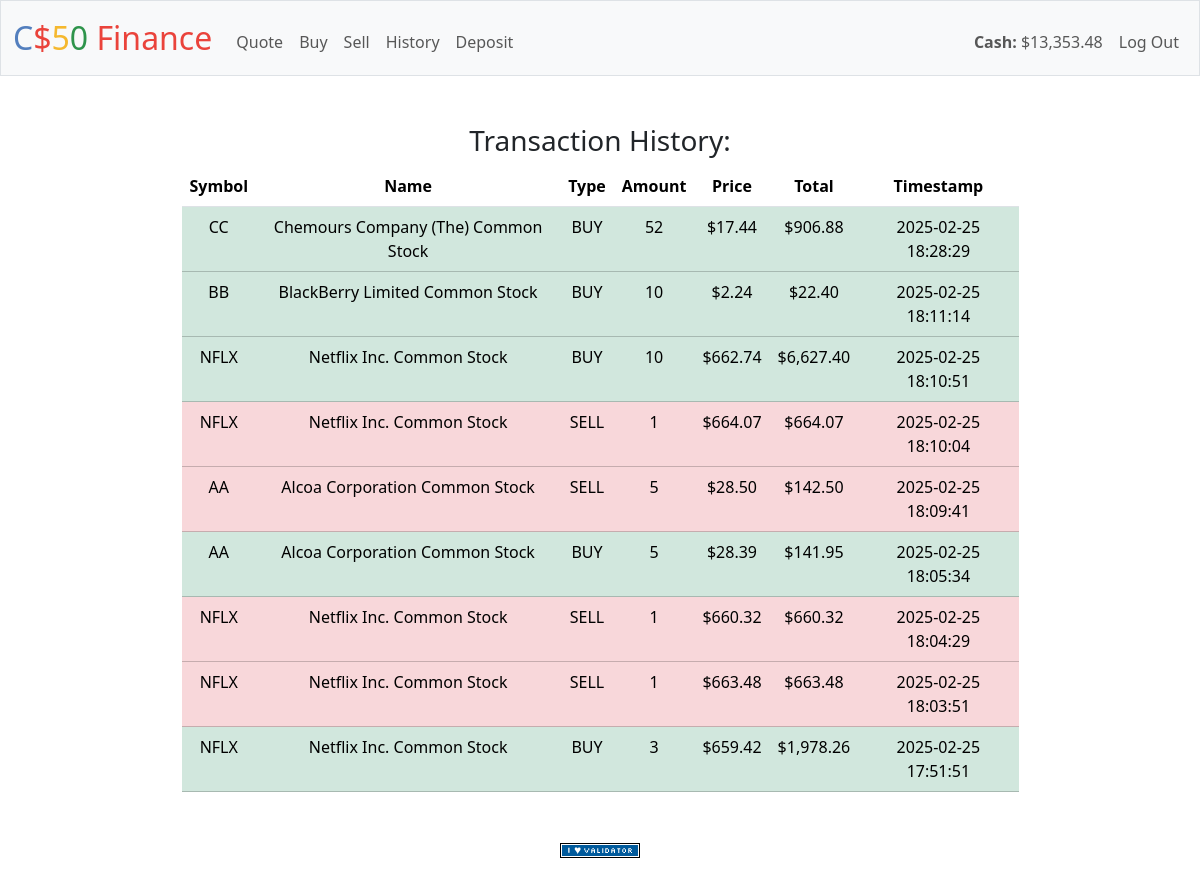
The page /history (signed in) on the database its author committed.
### tables this page shows
CREATE TABLE transactions (
    id INTEGER PRIMARY KEY AUTOINCREMENT NOT NULL,
    user_id INTEGER NOT NULL,
    symbol TEXT NOT NULL,
    name TEXT NOT NULL,
    shares INTEGER NOT NULL,
    price NUMERIC NOT NULL,
    type TEXT NOT NULL CHECK(type IN ('BUY', 'SELL')),
    timestamp DATETIME DEFAULT CURRENT_TIMESTAMP,
    FOREIGN KEY (user_id) REFERENCES users(id)
);

### app.py (the view)
@app.route("/history")
@login_required
def history():
    try:
        transactions = db.execute(
            "SELECT symbol, name, shares, price, type, timestamp FROM transactions WHERE user_id=? ORDER BY id DESC", session["user_id"])
        return render_template("history.html", transactions=transactions)
    except:
        flash("Failed to get user holdings.")
    return render_template("history.html")

### app.py (called while the page is built)
@app.after_request
def after_request(response):
    response.headers["Cache-Control"] = "no-cache, no-store, must-revalidate"
    response.headers["Expires"] = 0
    response.headers["Pragma"] = "no-cache"
    return response

### helpers.py (called while the page is built)
def login_required(f):
    @wraps(f)
    def decorated_function(*args, **kwargs):
        if session.get("user_id") is None:
            return redirect("/login")
        return f(*args, **kwargs)
    return decorated_function

def usd(value):
    return f"${value:,.2f}"

### templates/history.html (shortened to what this page needs)
{% extends "layout.html" %}
{% block main %}
    <h3>Transaction History:</h3>
    <table class="table w-75 m-auto">
        <thead>
            <tr>
              <th scope="col">Symbol</th>
              <th scope="col">Name</th>
              <th scope="col">Type</th>
              <th scope="col">Amount</th>
              <th scope="col">Price</th>
              <th scope="col">Total</th>
              <th scope="col">Timestamp</th>
            </tr>
          </thead>
          <tbody>
            {% for transaction in transactions %}
            <tr class="{% if transaction.type == 'BUY' %}table-success{% else %}table-danger{% endif %}">
                <td>{{ transaction.symbol }}</td>
                <td>{{ transaction.name }}</td>
                <td>{{ transaction.type }}</td>
                <td>{{ transaction.shares }}</td>
                <td>{{ transaction.price | usd }}</td>
                <td>{{ (transaction.price * transaction.shares) | usd  }}</td>
                <td>{{ transaction.timestamp }}</td>
            </tr>
            {% endfor %}
          </tbody>
      </table>
{% endblock %}

### rows shown on the page
transactions: (transaction.price*transaction.shares)|usd "$906.88"
transactions: (transaction.price*transaction.shares)|usd "$22.40"
transactions: (transaction.price*transaction.shares)|usd "$6,627.40"
transactions: (transaction.price*transaction.shares)|usd "$664.07"
transactions: (transaction.price*transaction.shares)|usd "$142.50"
transactions: (transaction.price*transaction.shares)|usd "$141.95"
transactions: (transaction.price*transaction.shares)|usd "$660.32"
transactions: (transaction.price*transaction.shares)|usd "$663.48"
transactions: (transaction.price*transaction.shares)|usd "$1,978.26"

### other values the page prints
{{ session["cash"] | usd }} "$13,353.48"
